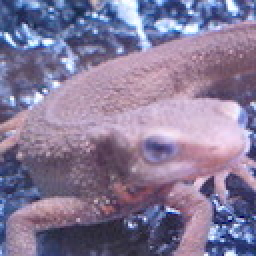
#> input picture input_image/imori.jpg, 128 x 128 px (shown 2 times larger)
$ python 41.py   (older library calls are emulated)
#> lines starting #> are read from the running program, lines starting #| are printed output that depends on the picture; after the words box and inside, x2 and y2 are one past the last pixel; in counts of white or black regions, pixels touching at a corner belong together
import cv2
import numpy as np

def Bgr2Gray(img):
    out=img.copy()
    B=img[:,:,0].copy()
    G=img[:,:,1].copy()
    R=img[:,:,2].copy()
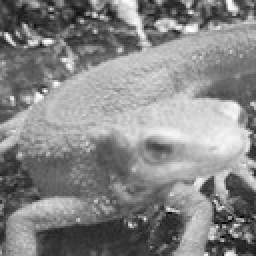
#> R: shape (128, 128) float32 (shown 2 times larger); min 0, max 255, mean 134.1

    Y=0.2126*R+0.7152*G+0.0722*B
    out=Y
    out=out.astype(np.uint8)
    return out

def gaussian_filter(img,K_size=5,sigma=1.4):
#> called with K_size = 5, sigma = 1.4
    if len(img.shape) == 3:
        H, W, C = img.shape
        gray = False
    else:
        img = np.expand_dims(img, axis=-1)
        H, W, C = img.shape
#> H = 128; W = 128; C = 1
        gray = True

    ## Zero padding
    pad = K_size // 2
    out = np.zeros([H + pad * 2, W + pad * 2, C], dtype=np.float)
    out[pad: pad + H, pad: pad + W] = img.copy().astype(np.float)
#> out: shape (132, 132, 1) float64

    ## prepare Kernel
    K = np.zeros((K_size, K_size), dtype=np.float)
    for x in range(-pad, -pad + K_size):
        for y in range(-pad, -pad + K_size):
            K[y + pad, x + pad] = np.exp( - (x ** 2 + y ** 2) / (2 * (sigma ** 2)))
    K /= (2 * np.pi * sigma * sigma)
    K /= K.sum()

    tmp = out.copy()

    # filtering
    for y in range(H):
        for x in range(W):
            for c in range(C):
                out[pad + y, pad + x, c] = np.sum(K * tmp[y : y + K_size, x : x + K_size, c])
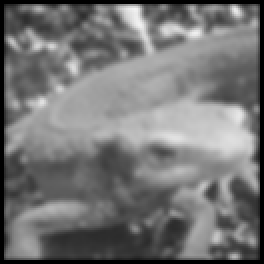
#> out: shape (132, 132, 1) float64 (shown 2 times larger); min 0, max 243.3, mean 117.2

    out = np.clip(out, 0, 255)
    out = out[pad : pad + H, pad : pad + W]
#> out: shape (128, 128, 1) float64
    #out = out.astype(np.uint8)

    if gray:
        out = out[..., 0]

    return out


"""
def gaussian_filter(img,K_size=5,sigma=1.4):
    if len(img.shape)==3:
        H,W,C=img.shape
    else:
        img=np.expand_dims(img,axis=1)
        H,W,C=img.shape

    #0パディング
    #np.pad(out,[(1,1),(1,1)],"constant")
    pad=K_size//2
    out=np.zeros((H+pad*2,W+pad*2,C),dtype=np.float)
    out[pad:H+pad,pad:W+pad]=img.copy()

    #カーネル
    #K=[[1.0/16,2.0/16,1.0/16],[2.0/16,4.0/16,2.0/16],[1.0/16,2.0/16,1.0/16]]
    K=np.zeros((K_size,K_size),dtype=np.float32)
    for x in range(K_size):
        for y in range(K_size):
            K[x,y]=np.exp(-(x**2+y**2/(2*sigma**2)))/(2*np.pi*sigma**2)
    K/=K.sum()
    #フィルタリング
    print("W={},".format(W))
    out2=out.copy()
    for w in range(pad,W+pad):
        for h in range(pad,H+pad):
            for c in range(C):
                #outの要素一つ一つとKの掛け算をしている。それらの和。
                out2[w,h,c]=np.sum(out[w-pad:w+pad*2+1,h-pad:h+pad*2+1,c]*K)
                #np.dot(out[w-1:w+2,h-1:h+2,c],K)
    out2=out2[pad:H+pad,pad:W+pad].astype(np.uint8)
    return out2
"""
def sobel_fil(img):
    if len(img.shape)==3:
        H,W,C=img.shape
    else:
        img=np.expand_dims(img,axis=-1)
        H,W,C=img.shape
#> H = 128; W = 128; C = 1
    #0パディング
    out=np.zeros((H+2,W+2,C),dtype=np.float)
    out[1:H+1,1:W+1]=img.copy().astype(np.uint8)
#> out: shape (130, 130, 1) float64
    #縦方向
    K1=[[1.,2.,1.],[0.,0.,0.],[-1.,-2.,-1.]]
    out_tate=out.copy()
    for h in range(1,H+1):
        for w in range(1,W+1):
            for c in range(C):
                out_tate[h,w,c]=np.sum(out[h-1:h+2,w-1:w+2,c]*K1)
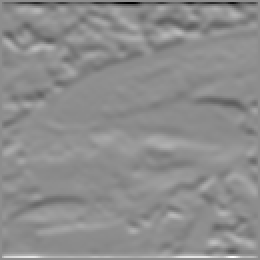
#> out_tate: shape (130, 130, 1) float64 (shown 2 times larger); min -870, max 701, mean 0.6; drawn with min black and max white
    out_tate=np.clip(out_tate,0,255)
    out_tate=out_tate[1:H+1,1:W+1].astype(np.uint8)
#> out_tate: shape (128, 128, 1)
    #横方向
    K2=[[1.,0.,-1.],[2.,0.,-2.],[1.,0.,-1.]]
    out_yoko=out.copy()
    for h in range(1,H+1):
        for w in range(1,W+1):
            for c in range(C):
                out_yoko[h,w,c]=np.sum(out[h-1:h+2,w-1:w+2,c]*K2)
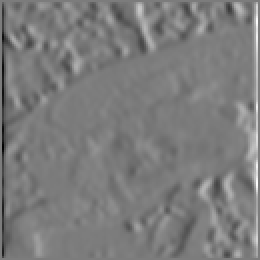
#> out_yoko: shape (130, 130, 1) float64 (shown 2 times larger); min -581, max 611, mean 0; drawn with min black and max white
    out_yoko=np.clip(out_yoko,0,255)
    out_yoko=out_yoko[1:H+1,1:W+1].astype(np.uint8)
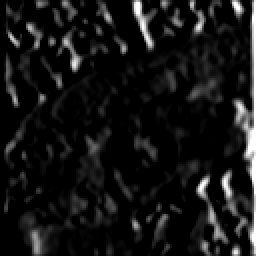
#> out_yoko: shape (128, 128, 1) (shown 2 times larger); min 0, max 255, mean 21.2

    return out_tate,out_yoko

def make_edge(out_yoko,out_tate):
    edge=np.sqrt(out_yoko**2+out_tate**2)
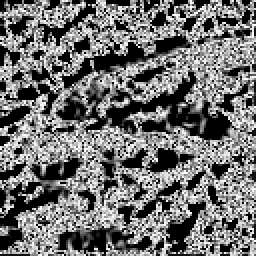
#> edge: shape (128, 128, 1) float16 (shown 2 times larger); min 0, max 15.81, mean 6.95; drawn with min black and max white
    out_yoko=np.maximum(out_yoko,1e-5)
    angle=np.arctan(out_tate/out_yoko)
    return edge,angle

def ryosika(angle):
    angle=angle/np.pi*180
    angle[angle<-22.5]=180+angle[angle<-22.5]
    #angle=np.clip(angle,-22.5,157.5)
    #np.where(() & ()) : ()がないと失敗する。
    angle_out=np.zeros((angle.shape),dtype=np.uint8)
    angle_out[np.where((-22.5<angle) & (angle<=22.5))]=0
    angle_out[np.where((22.5<angle) & (angle<=67.5))]=45
    angle_out[np.where((67.5<angle) & (angle<=112.5))]=90
    angle_out[np.where((112.5<angle) & (angle<=157.5))]=135
    return angle_out


img=cv2.imread("./input_image/imori.jpg").astype(np.float32)
img_2=Bgr2Gray(img)
img_3=gaussian_filter(img_2)
fy,fx=sobel_fil(img_3)
edge,angle=make_edge(fx,fy)
angle_n=ryosika(angle)
edge=edge.astype(np.uint8)
angle=angle.astype(np.uint8)
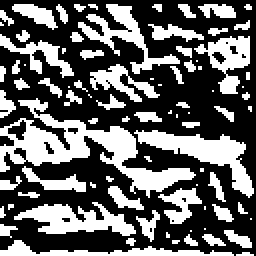
#> angle: shape (128, 128, 1) (shown 2 times larger); values 0 (black) and 1 (white), 38.8% white; 85 white regions (42 under 20 px), largest, box (x1, y1, x2, y2) and area: (0, 49, 98, 99) 1372, (67, 65, 127, 99) 647, (7, 101, 68, 118) 525
cv2.imwrite("./output_image/output41_1.jpg",edge)
cv2.imwrite("./output_image/output41_2.jpg",angle_n)
cv2.imshow("result1",edge)
cv2.imshow("result2",angle_n)
cv2.waitKey(0)
cv2.destroyAllWindows()

$ run again, with input_image/madara.jpg copied over input_image/imori.jpg
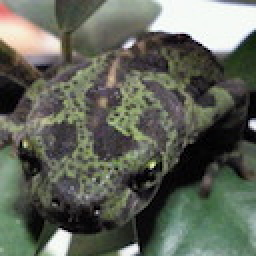
#> input picture input_image/madara.jpg, 128 x 128 px (shown 2 times larger)
#> after the loop in sobel_fil, `for h in range(1,H+1):`:
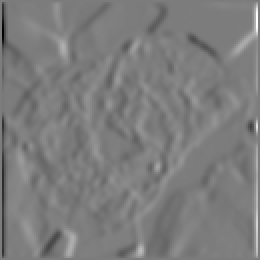
#> out_yoko: shape (130, 130, 1) float64 (shown 2 times larger); min -844, max 880, mean 0.3; drawn with min black and max white
#> `angle=angle.astype(np.uint8)`:
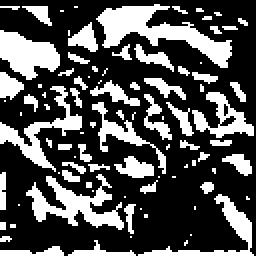
#> angle: shape (128, 128, 1) (shown 2 times larger); values 0 (black) and 1 (white), 32% white; 91 white regions (54 under 20 px), largest, box (x1, y1, x2, y2) and area: (48, 2, 116, 34) 785, (13, 87, 62, 115) 561, (0, 15, 30, 40) 463
